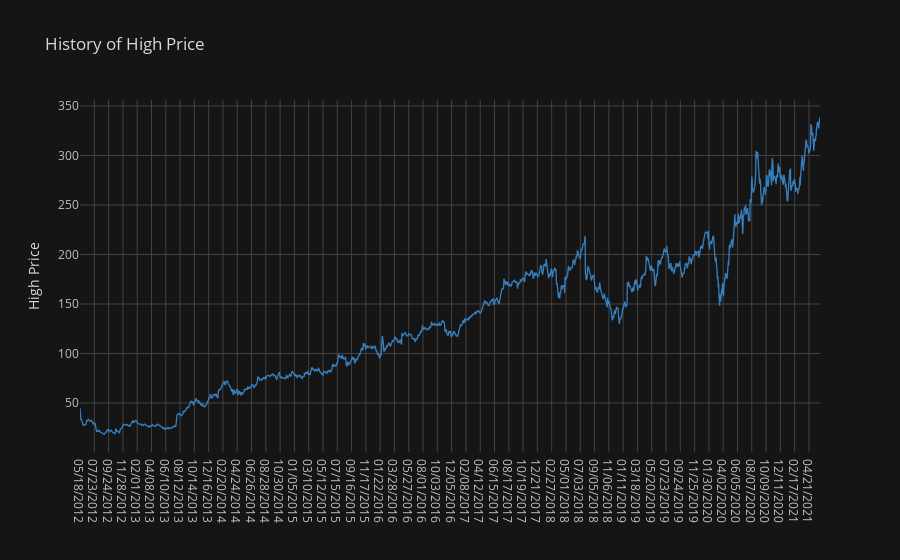

The notebook cell saved with this chart:
### Code cell
reversed_data.iplot(y="N_High",colors='blue',yTitle='High Price',title='History of High Price')

### Figure 1 — Plotly figure (JSON) as saved in the notebook; plotly's stock layout.template omitted (floating-point values rounded to 4 significant figures; data arrays with more than 128 entries replaced by an {"elided": "..."} marker saying what was removed)
{"data": [{"line": {"color": "rgba(55, 128, 191, 1.0)", "dash": "solid", "shape": "linear", "width": 1.3}, "mode": "lines", "name": "N_High", "text": "", "type": "scatter", "x": {"elided": "2279 str values"}, "y": {"elided": "2279 float values"}}], "layout": {"legend": {"bgcolor": "#151516", "font": {"color": "#D9D9D9"}}, "paper_bgcolor": "#151516", "plot_bgcolor": "#151516", "title": {"font": {"color": "#D9D9D9"}, "text": "History of High Price"}, "xaxis": {"gridcolor": "#434343", "showgrid": true, "tickfont": {"color": "#C2C2C2"}, "title": {"font": {"color": "#D9D9D9"}, "text": ""}, "zerolinecolor": "#666570"}, "yaxis": {"gridcolor": "#434343", "showgrid": true, "tickfont": {"color": "#C2C2C2"}, "title": {"font": {"color": "#D9D9D9"}, "text": "High Price"}, "zerolinecolor": "#666570"}}}
